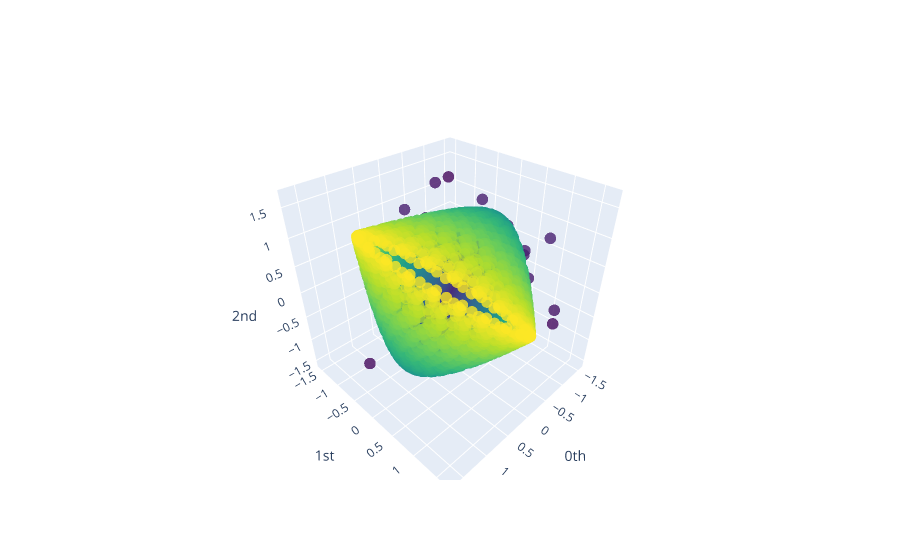

Notebook code cell kept with this figure:
### Code cell
import matplotlib as mpl
mpl.rcParams.update(mpl.rcParamsDefault)

# Configuración de parámetros para la ventana deslizante
max_embedding_dimension_periodic = 3
max_embedding_time_delay_periodic = 10
stride = 1

# Crear el objeto de embebido con los parámetros especificados
embedder_periodic = SingleTakensEmbedding(
    parameters_type="search",
    n_jobs=3,
    time_delay=max_embedding_time_delay_periodic,
    dimension=max_embedding_dimension_periodic,
    stride=stride,
)

# Aplicar el embebido a los datos de la señal
y_periodic_embedded = embedder_periodic.fit_transform(signal_data)

# Graficar la nube de puntos embebidos
plot_point_cloud(y_periodic_embedded)

### Figure 1 — Plotly figure (JSON) as saved in the notebook; plotly's stock layout.template omitted (floating-point values rounded to 4 significant figures; data arrays with more than 128 entries replaced by an {"elided": "..."} marker saying what was removed)
{"data": [{"marker": {"color": {"elided": "4458 int values"}, "colorscale": [[0, "#440154"], [0.1111, "#482878"], [0.2222, "#3e4989"], [0.3333, "#31688e"], [0.4444, "#26828e"], [0.5556, "#1f9e89"], [0.6667, "#35b779"], [0.7778, "#6ece58"], [0.8889, "#b5de2b"], [1, "#fde725"]], "opacity": 0.8, "size": 4}, "mode": "markers", "type": "scatter3d", "x": {"elided": "4458 float values"}, "y": {"elided": "4458 float values"}, "z": {"elided": "4458 float values"}}], "layout": {"scene": {"xaxis": {"exponentformat": "e", "showexponent": "all", "title": {"text": "0th"}, "type": "linear"}, "yaxis": {"exponentformat": "e", "showexponent": "all", "title": {"text": "1st"}, "type": "linear"}, "zaxis": {"exponentformat": "e", "showexponent": "all", "title": {"text": "2nd"}, "type": "linear"}}}}
